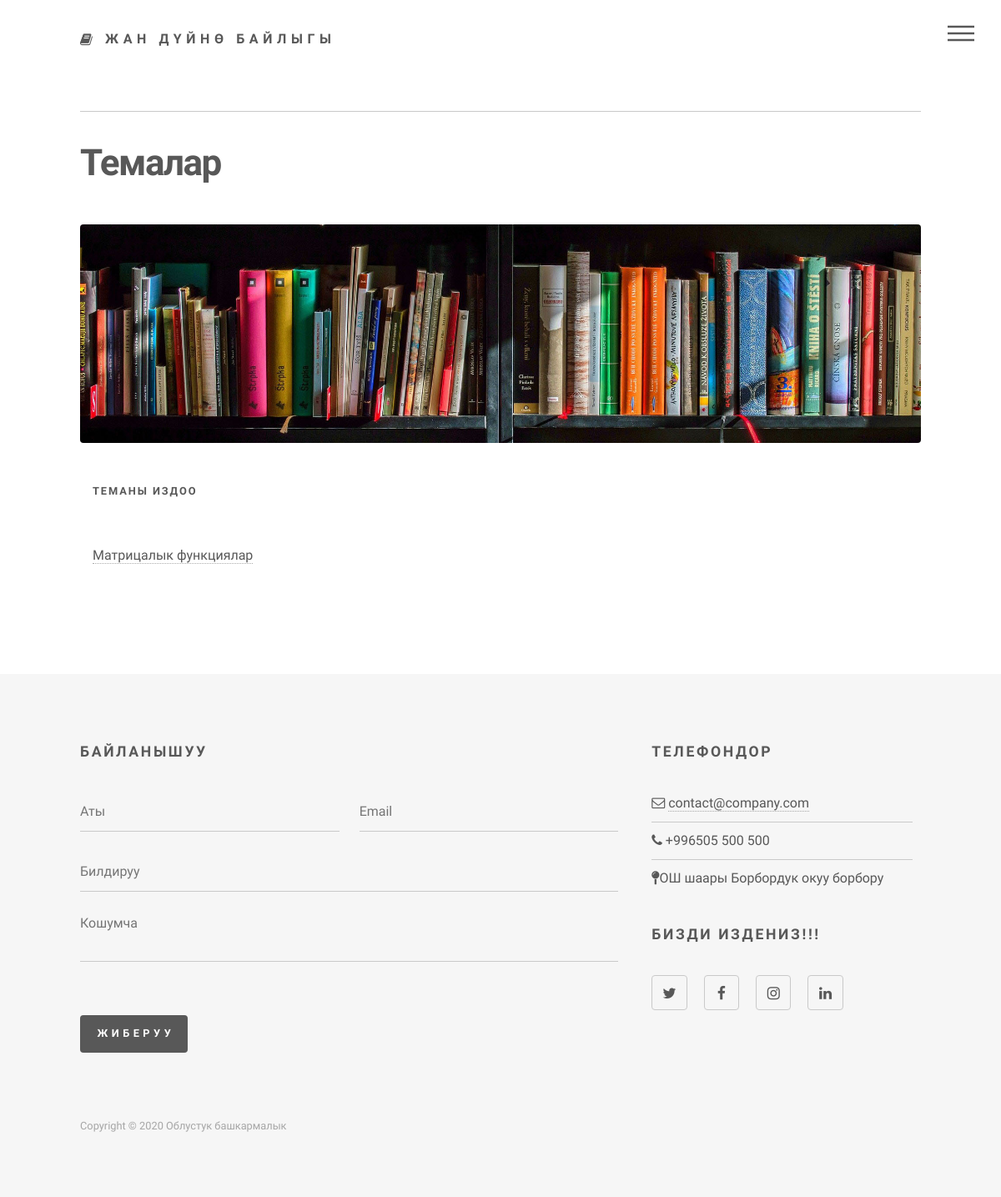
The page /topic/2/ on the database as committed earlier.
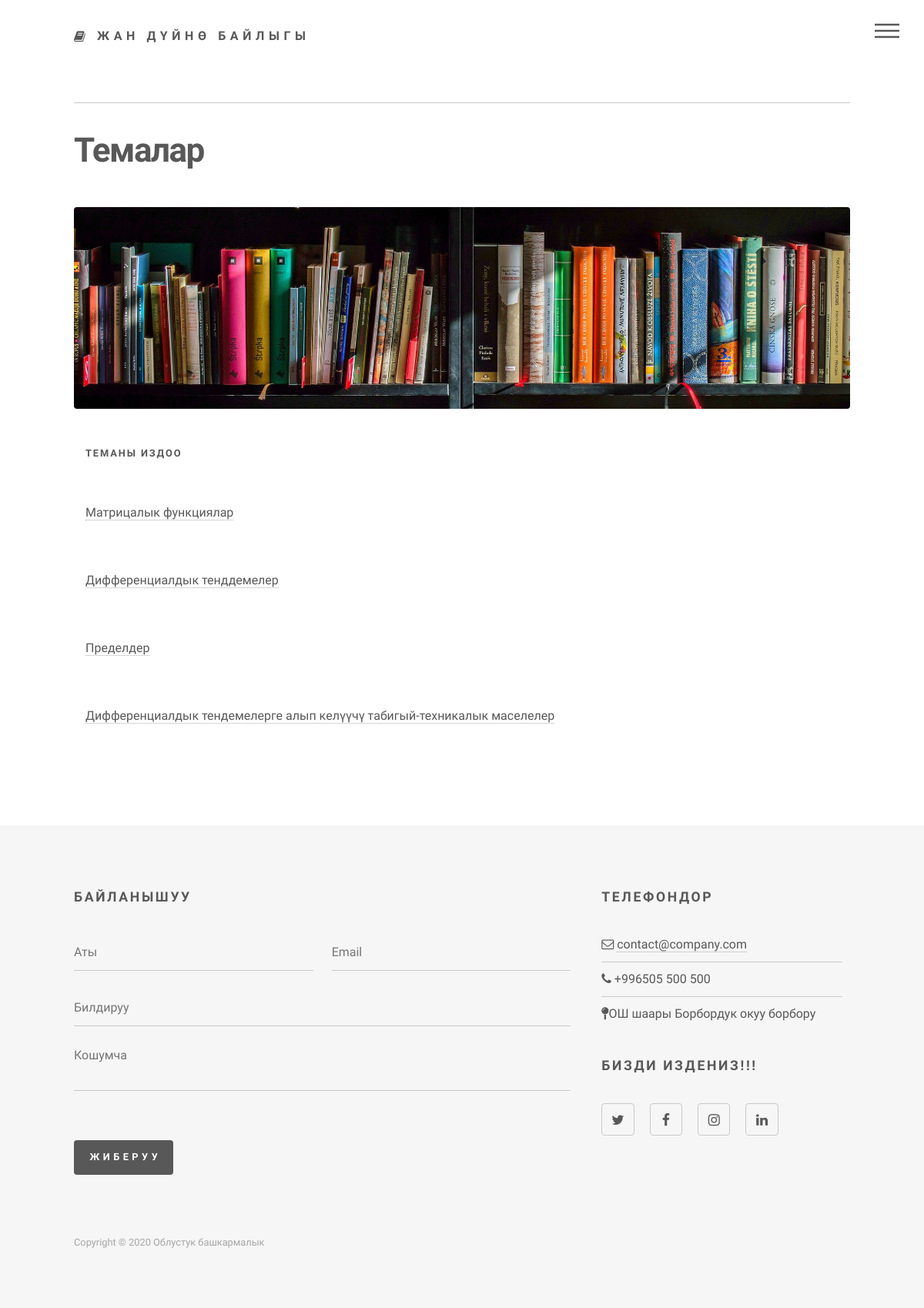
The same page on the database as committed later.
### website/models.py (models this page shows, shortened)
class Topic(models.Model):
    name = models.CharField(max_length=200, verbose_name="Тема")
    books = models.ManyToManyField(Book, related_name="topics", verbose_name="Книги")

### website/views.py (the view)
# urls.py: path('topic/<int:id>/',views.topic,name='topic'),
def topic(request, id):
    topics=Topic.objects.filter(books=id)
    context={
        "topics": topics,
        "kategory": kategory
    }
    return render(request, 'website/other/blog.html',context)

### website/templates/website/other/blog.html (shortened to what this page needs)
{% extends 'website/main.html' %}
{% block content  %}
{% include 'website/header.html' %}
{% load static %}
					<div id="main">
						<div class="inner">
							<h1>Темалар</h1>
							<div class="image main">
								<img src="{% static 'images/banner-image-6-1920x500.jpg' %}" class="img-fluid" alt="" />
							</div>
							<div class="container-fluid">
								<div class="row">
									<div class="col">
										<div class="form-group">
				                            <h4>Теманы издоо</h4>
				                        </div>
										{% for i in topics %}
				                        <br>
				                        <p><a href="{% url 'topic_detail' i.id %}">{{i.name}}</a></p>
										{% endfor %}
									</div>
								</div>
							</div>
						</div>
					</div>
					{% include 'website/footer.html' %}
					{% endblock %}

Rows that differ between the two databases and show on the page:
added Topic: name "Дифференциалдык тенддемелер"
added Topic: name "Пределдер"
added Topic: name "Дифференциалдык тендемелерге алып келүүчү табигый-техникалык маселелер"
